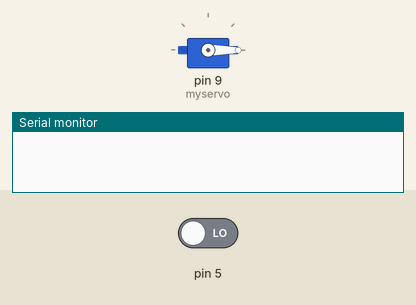
Simulated run of this sketch. Board: Arduino Uno, built with avr-gcc and run on an emulated ATmega328P. On the bench: servo, the last lines printed to the serial monitor. The test bench sets the inputs (shaded band); at power-on: pin 5 LOW.

Above: at 1.2 s.
1.3 s: pin 5 driven HIGH
At 1.8 s:
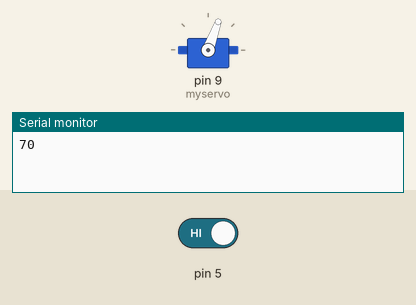
4.3 s: pin 5 driven LOW
At 5.3 s:
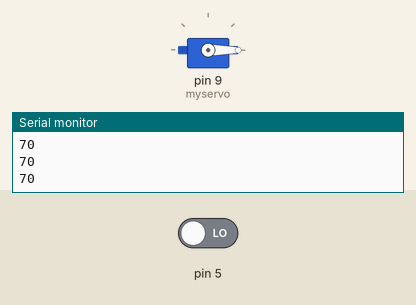
Timing chart, 0 to 7.3 s (numbered marks = the images above; inputs shaded):
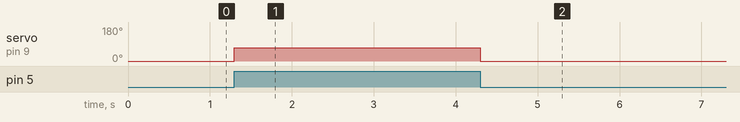

Measured:
- after the input at 1.3 s, servo on pin 9 (myservo): 0° → 70° at once
- after the input at 4.3 s, servo on pin 9 (myservo): 70° → 0° at once

The sketch:

servofinal.ino
```cpp
#include <Servo.h>

Servo myservo;
int input;
void setup()
{
  pinMode(5,INPUT);
  myservo.attach(9);
  Serial.begin(9600);
  myservo.write(75);
}

void loop() {
  if (digitalRead(5) == HIGH) {
    input = 70;
    myservo.write(input);
    Serial.println(input);
    delay (1000);
  }
  myservo.write(0);
}
```
